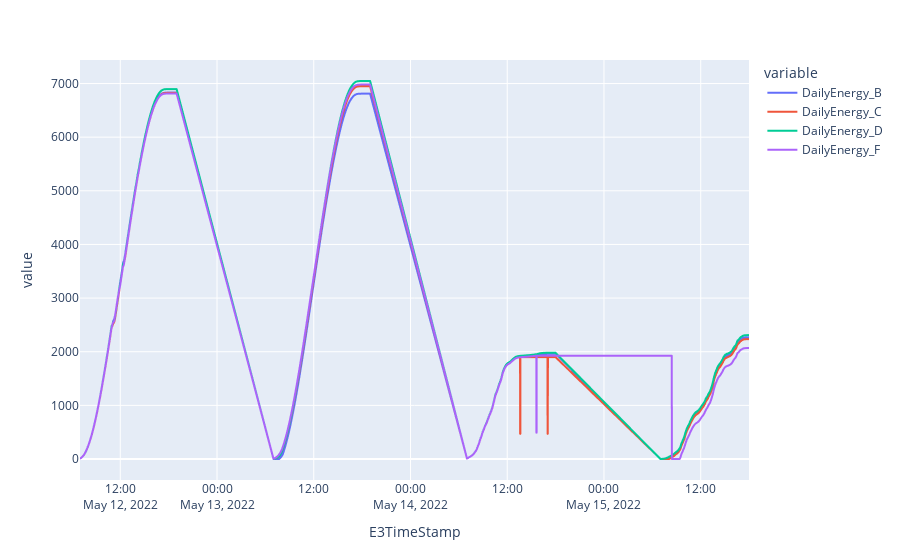

The cell this chart's notebook holds for it:
### Markdown cell above
The Daily Energy variable is designed to exhibit a consistent daily growth pattern. It starts with an initial value of 0 and experiences continuous minute-by-minute energy generation throughout the day, reaching its peak before resetting to 0 at the day's end. A visual representation of this behavior in the plot highlights an anomaly in the data, particularly during the midday period. During this timeframe, the data logger records values of Daily Energy (t) that are lower than the preceding timestamp (t-1), suggesting a potential anomaly stemming from either the data logger itself or the underlying database.

### Code cell
df_periodo = df[(df.index >= '2022-05-12') & (df.index < '2022-05-16')]
plt.plot(x = df_periodo.index,y= [df_periodo['DailyEnergy_B'],df_periodo['DailyEnergy_C'],df_periodo['DailyEnergy_D'],df_periodo['DailyEnergy_F']], data_frame=df_periodo, kind='line')

### Figure 1 — Plotly figure (JSON) as saved in the notebook; plotly's stock layout.template omitted (floating-point values rounded to 4 significant figures; data arrays with more than 128 entries replaced by an {"elided": "..."} marker saying what was removed)
{"data": [{"hovertemplate": "variable=DailyEnergy_B<br>E3TimeStamp=%{x}<br>value=%{y}<extra></extra>", "legendgroup": "DailyEnergy_B", "line": {"color": "#636efa", "dash": "solid"}, "marker": {"symbol": "circle"}, "mode": "lines", "name": "DailyEnergy_B", "showlegend": true, "type": "scattergl", "x": {"elided": "2760 str values"}, "xaxis": "x", "y": {"elided": "2760 float values"}, "yaxis": "y"}, {"hovertemplate": "variable=DailyEnergy_C<br>E3TimeStamp=%{x}<br>value=%{y}<extra></extra>", "legendgroup": "DailyEnergy_C", "line": {"color": "#EF553B", "dash": "solid"}, "marker": {"symbol": "circle"}, "mode": "lines", "name": "DailyEnergy_C", "showlegend": true, "type": "scattergl", "x": {"elided": "2760 str values"}, "xaxis": "x", "y": {"elided": "2760 float values"}, "yaxis": "y"}, {"hovertemplate": "variable=DailyEnergy_D<br>E3TimeStamp=%{x}<br>value=%{y}<extra></extra>", "legendgroup": "DailyEnergy_D", "line": {"color": "#00cc96", "dash": "solid"}, "marker": {"symbol": "circle"}, "mode": "lines", "name": "DailyEnergy_D", "showlegend": true, "type": "scattergl", "x": {"elided": "2760 str values"}, "xaxis": "x", "y": {"elided": "2760 float values"}, "yaxis": "y"}, {"hovertemplate": "variable=DailyEnergy_F<br>E3TimeStamp=%{x}<br>value=%{y}<extra></extra>", "legendgroup": "DailyEnergy_F", "line": {"color": "#ab63fa", "dash": "solid"}, "marker": {"symbol": "circle"}, "mode": "lines", "name": "DailyEnergy_F", "showlegend": true, "type": "scattergl", "x": {"elided": "2760 str values"}, "xaxis": "x", "y": {"elided": "2760 float values"}, "yaxis": "y"}], "layout": {"legend": {"title": {"text": "variable"}, "tracegroupgap": 0}, "margin": {"t": 60}, "xaxis": {"anchor": "y", "domain": [0, 1], "title": {"text": "E3TimeStamp"}}, "yaxis": {"anchor": "x", "domain": [0, 1], "title": {"text": "value"}}}}
